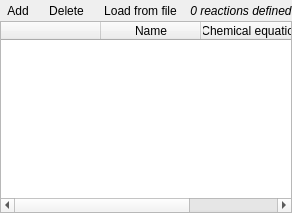
            <widget class="QWidget" name="top_frame" native="true">
             <property name="sizePolicy">
              <sizepolicy hsizetype="Expanding" vsizetype="Preferred">
               <horstretch>0</horstretch>
               <verstretch>0</verstretch>
              </sizepolicy>
             </property>
             <property name="maximumSize">
              <size>
               <width>16777215</width>
               <height>16777215</height>
              </size>
             </property>
             <layout class="QVBoxLayout" name="verticalLayout_5" stretch="0,1">
              <property name="spacing">
               <number>0</number>
              </property>
              <property name="leftMargin">
               <number>0</number>
              </property>
              <property name="topMargin">
               <number>0</number>
              </property>
              <property name="rightMargin">
               <number>0</number>
              </property>
              <property name="bottomMargin">
               <number>0</number>
              </property>
              <item>
               <widget class="QWidget" name="frame_add_delete_reactions" native="true">
                <property name="sizePolicy">
                 <sizepolicy hsizetype="Preferred" vsizetype="Fixed">
                  <horstretch>0</horstretch>
                  <verstretch>0</verstretch>
                 </sizepolicy>
                </property>
                <property name="maximumSize">
                 <size>
                  <width>16777215</width>
                  <height>32</height>
                 </size>
                </property>
                <layout class="QGridLayout" name="gridLayout_16">
                 <property name="leftMargin">
                  <number>0</number>
                 </property>
                 <property name="topMargin">
                  <number>0</number>
                 </property>
                 <property name="rightMargin">
                  <number>0</number>
                 </property>
                 <property name="bottomMargin">
                  <number>0</number>
                 </property>
                 <property name="horizontalSpacing">
                  <number>6</number>
                 </property>
                 <property name="verticalSpacing">
                  <number>0</number>
                 </property>
                 <item row="0" column="0">
                  <layout class="QHBoxLayout" name="horizontalLayout_11" stretch="0,0,0,1">
                   <property name="spacing">
                    <number>6</number>
                   </property>
                   <item>
                    <widget class="QToolButton" name="toolbutton_add_reaction">
                     <property name="toolTip">
                      <string>Define new chemical reaction</string>
                     </property>
                     <property name="text">
                      <string>Add</string>
                     </property>
                     <property name="autoRaise">
                      <bool>true</bool>
                     </property>
                    </widget>
                   </item>
                   <item>
                    <widget class="QToolButton" name="toolbutton_delete_reaction">
                     <property name="toolTip">
                      <string>Delete chemical reaction</string>
                     </property>
                     <property name="text">
                      <string>Delete</string>
                     </property>
                     <property name="autoRaise">
                      <bool>true</bool>
                     </property>
                    </widget>
                   </item>
                   <item>
                    <widget class="QToolButton" name="toolbutton_load_reactions">
                     <property name="toolTip">
                      <string>Load reaction definitions from text file</string>
                     </property>
                     <property name="text">
                      <string>Load from file</string>
                     </property>
                     <property name="autoRaise">
                      <bool>true</bool>
                     </property>
                    </widget>
                   </item>
                   <item>
                    <widget class="QLabel" name="label_n_reactions">
                     <property name="font">
                      <font>
                       <italic>true</italic>
                      </font>
                     </property>
                     <property name="text">
                      <string>0 reactions defined</string>
                     </property>
                     <property name="alignment">
                      <set>Qt::AlignCenter</set>
                     </property>
                    </widget>
                   </item>
                  </layout>
                 </item>
                </layout>
               </widget>
              </item>
              <item>
               <widget class="QTableWidget" name="tablewidget_reactions">
                <property name="sizePolicy">
                 <sizepolicy hsizetype="Expanding" vsizetype="Preferred">
                  <horstretch>0</horstretch>
                  <verstretch>0</verstretch>
                 </sizepolicy>
                </property>
                <property name="maximumSize">
                 <size>
                  <width>16777215</width>
                  <height>16777215</height>
                 </size>
                </property>
                <property name="selectionMode">
                 <enum>QAbstractItemView::ExtendedSelection</enum>
                </property>
                <property name="selectionBehavior">
                 <enum>QAbstractItemView::SelectRows</enum>
                </property>
                <attribute name="horizontalHeaderVisible">
                 <bool>true</bool>
                </attribute>
                <attribute name="horizontalHeaderCascadingSectionResizes">
                 <bool>true</bool>
                </attribute>
                <attribute name="horizontalHeaderMinimumSectionSize">
                 <number>10</number>
                </attribute>
                <attribute name="horizontalHeaderHighlightSections">
                 <bool>false</bool>
                </attribute>
                <attribute name="horizontalHeaderStretchLastSection">
                 <bool>true</bool>
                </attribute>
                <attribute name="verticalHeaderVisible">
                 <bool>false</bool>
                </attribute>
                <attribute name="verticalHeaderHighlightSections">
                 <bool>false</bool>
                </attribute>
                <column>
                 <property name="text">
                  <string/>
                 </property>
                </column>
                <column>
                 <property name="text">
                  <string>Name</string>
                 </property>
                </column>
                <column>
                 <property name="text">
                  <string>Chemical equation</string>
                 </property>
                </column>
               </widget>
              </item>
             </layout>
            </widget>
